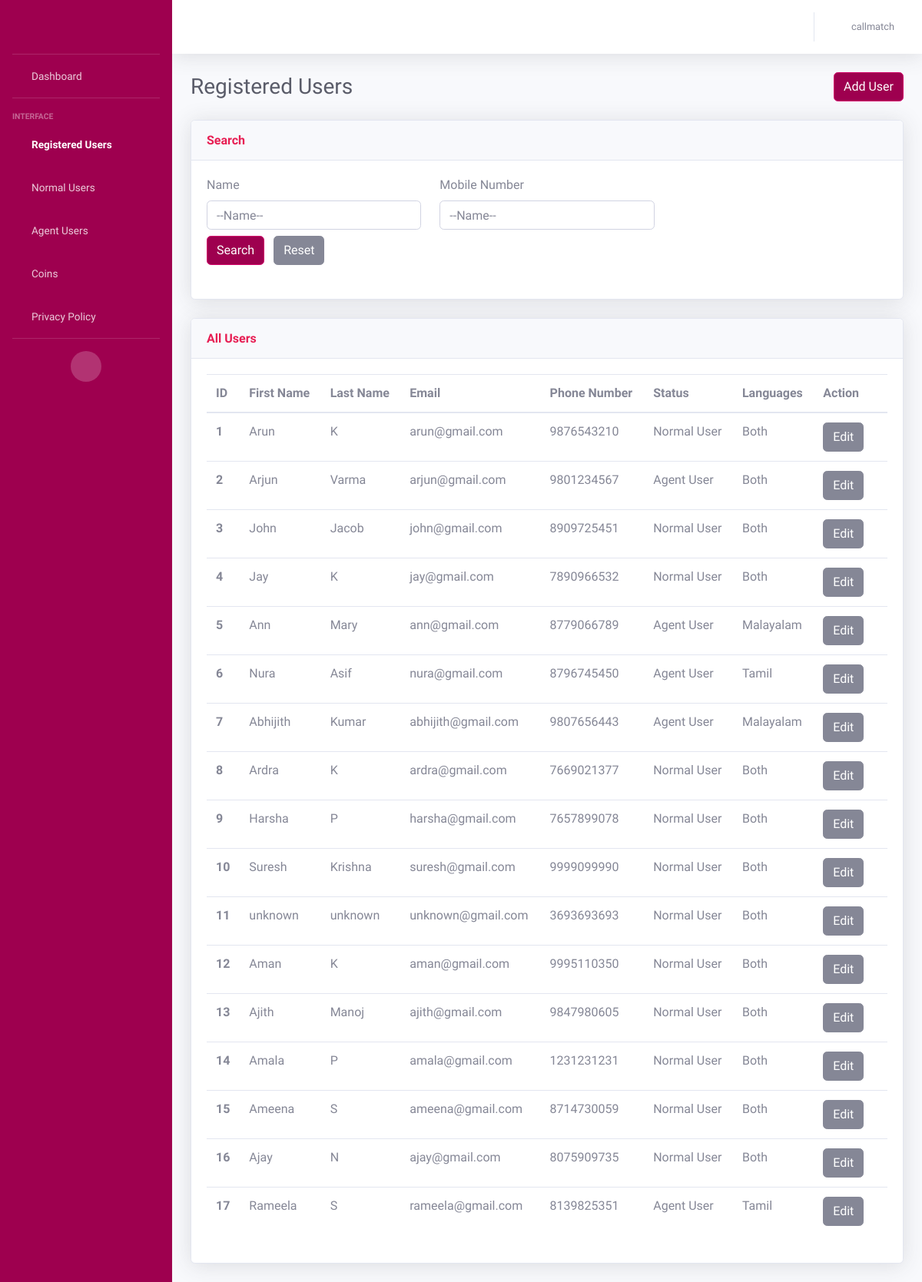
Before: /users (signed in) with the older database file.
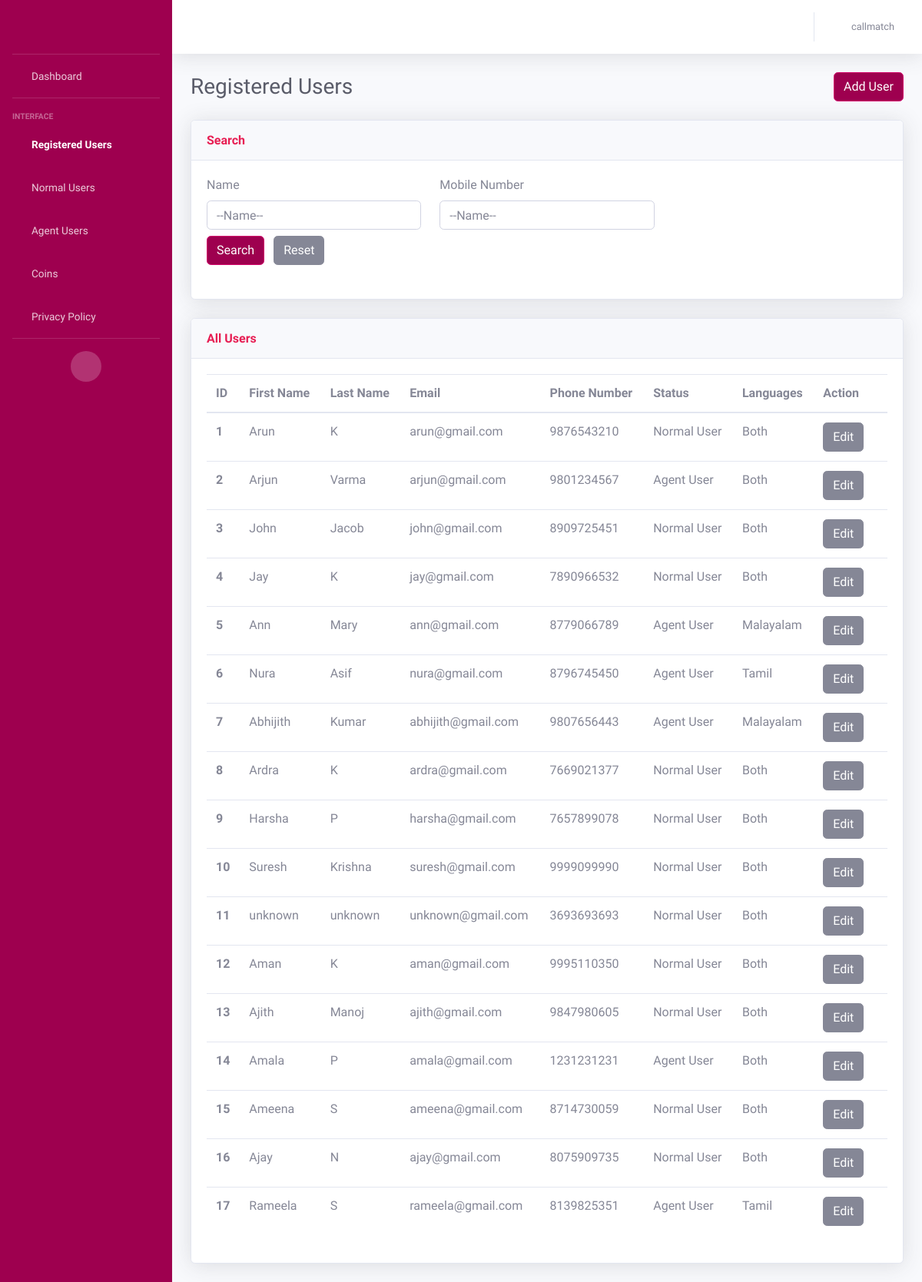
After: the same page with the newer database file.
### AdminApp/models.py (models this page shows, shortened)
class CustomerModel(models.Model):
    NORMAL_USER = 'Normal User'
    AGENT_USER = 'Agent User'
    USER_STATUS_CHOICES = [
        (NORMAL_USER, 'Normal User'),
        (AGENT_USER, 'Agent User'),
    ]
    BOTH = 'Both'
    MALAYALAM = 'Malayalam'
    TAMIL = 'Tamil'
    LANGUAGE_CHOICES = [
        (BOTH, 'Both'),
        (MALAYALAM, 'Malayalam'),
        (TAMIL, 'Tamil'),
    ]
    MALE = 'Male'
    FEMALE = 'Female'
    GENDER_CHOICES = [
        (MALE, 'Male'),
        (FEMALE, 'Female')
    ]
    customer_id = models.AutoField(primary_key=True)
    customer_first_name = models.CharField(max_length=100, default="unknown")
    customer_last_name = models.CharField(max_length=100, default="unknown")
    customer_email = models.EmailField(default="unknown")
    customer_contact = models.CharField(max_length=50)
    gender = models.CharField(
        max_length=20,
        choices=GENDER_CHOICES,
        null=True
    )
    status = models.CharField(
        max_length=20,
        choices=USER_STATUS_CHOICES,
        default=NORMAL_USER,
    )
    is_online = models.BooleanField(default=False)
    languages = models.CharField(
        max_length=20,
        choices=LANGUAGE_CHOICES,
        default=BOTH,
    )
    is_existing = models.BooleanField(default=False)
    adhaar_no = models.CharField(max_length=50, default="unknown")
    rating = models.IntegerField()
    terms_conditions = models.BooleanField(default=False)
    customer_password = models.CharField(max_length=100, default='unknown')
    @property
    def rating(self):
        from .models import RatingModel
        rating = RatingModel.objects.filter(agent=self).aggregate(Avg('ratings')).get('ratings__avg')
        return rating if rating is not None else 0

### AdminApp/views.py (the view, shortened to what this page needs)
# urls.py: path('users', views.registered_users, name='users'),
def registered_users(request):
    username = request.session.get('user', None)
    if username is None:
        return redirect('/login')
    else:
        users = CustomerModel.objects.all()
        if request.method == 'GET':
            name = request.GET.get('name', '').strip()
            mobile_no = request.GET.get('mobile_no', '').strip()
            if name:
                users = users.filter(customer_first_name__istartswith=name)
            if mobile_no:
                users = users.filter(customer_contact__icontains=mobile_no)
    return render(request, 'registered_users.html', {'users': users, 'username': username})

### templates/registered_users.html (shortened to what the changed rows need)
<!DOCTYPE html>
<html lang="en">
<head>
    {% load static %}
    <link href="{% static 'vendor/fontawesome-free/css/all.min.css' %}" rel="stylesheet" type="text/css">
    <link href="{% static 'css/sb-admin-2.min.css' %}" rel="stylesheet">
</head>
<body id="page-top">
    <div id="wrapper">
        <div id="content-wrapper" class="d-flex flex-column">
            <div id="content">
                <div class="container-fluid">
                    <div class="d-sm-flex align-items-center justify-content-between mb-4">
                        <h1 class="h3 mb-0 text-gray-800">Registered Users</h1>
                    </div>
                    <div class="row">
                        <div class="col">
                            <div class="card shadow mb-4">
                                <div class="card-body">
                                    <div class="table-responsive">
                                        <table class="table table-hover all-users">
                                          <thead>
                                            <tr>
                                              <th scope="col">ID</th>
                                              <th scope="col">First Name</th>
                                              <th scope="col">Last Name</th>
                                              <th scope="col">Email</th>
                                              <th scope="col">Phone Number</th>
                                              <th scope="col">Status</th>
                                              <th scope="col">Languages</th>
                                              <th scope="col">Action</th>
                                            </tr>
                                          </thead>
                                          <tbody>
                                          {% for user in users %}
                                            <tr>
                                               <th scope="row">{{ forloop.counter }}</th>
                                              <td>{{user.customer_first_name}}</td>
                                              <td>{{user.customer_last_name}}</td>
                                              <td>{{user.customer_email}}</td>
                                              <td>{{user.customer_contact}}</td>
                                              <td>
                                                <span id="status_text_{{ user.customer_id }}">{{ user.status }}</span>
                                              </td>
                                                <td>
                                                    <span id="languages_text_{{ user.customer_id }}">{{ user.languages }}</span>
                                                </td>
                                              <td>
                                                <button id="edit_button_{{ user.customer_id }}" class="btn btn-secondary" onclick="editStatus('{{ user.customer_id }}')">Edit</button>
                                                <form id="delete_form_{{ user.customer_id }}" method="POST" action="{% url 'delete_user' %}" style="display: inline;">
                                                    <i class="fas fa-trash" onclick="document.getElementById('delete_form_{{ user.customer_id }}').submit();" style="cursor: pointer;"></i>
                                                </form>
                                              </td>
                                            </tr>
                                          {% endfor %}
                                          </tbody>
                                        </table>
                                    </div>
                                </div>
                            </div>
                        </div>
                    </div>
                </div>
            </div>
        </div>
    </div>
</body>
</html>

Changed rows visible on the page:
changed CustomerModel "Amala": status "Normal User" → "Agent User"
